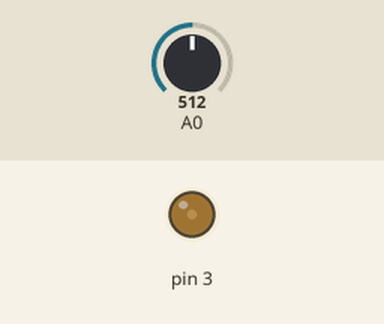
This sketch was run on a simulated Arduino Uno, built with avr-gcc and run on an emulated ATmega328P. Shown: output pins drawn as LEDs (lit = HIGH). The inputs (shaded band) are chosen by the test bench; at power-on: A0 = 512.

Above: at 1.2 s.
1.3 s: A0 set to 716
At 2.3 s:
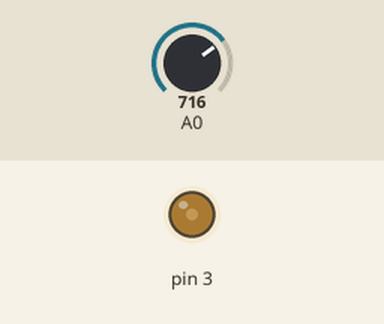
2.8 s: A0 set to 0
At 3.5 s:
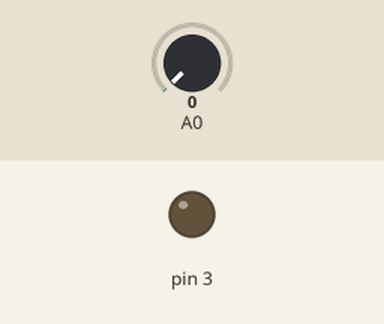
4.3 s: A0 set to 8
5.8 s: A0 set to 11
At 7.0 s:
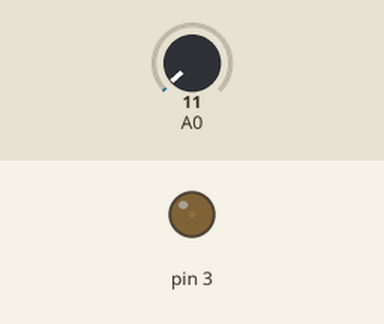
Timing chart, 0 to 8.3 s (numbered marks = the images above; inputs shaded):
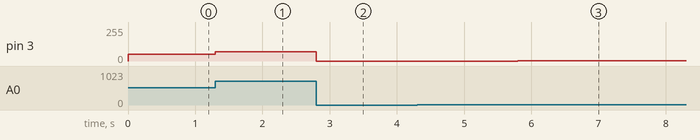

Measured:
- after the input at 1.3 s, pin 3: 51/255 → 71/255 at once
- after the input at 2.8 s, pin 3: 71/255 → 0/255 at once
- after the input at 4.3 s, every drawn part: stays the same
- after the input at 5.8 s, pin 3: 0/255 → 1/255 at once

The sketch:

sketch_aug27a.ino
```cpp
int sensor = 0;

void setup() {
 pinMode(3,OUTPUT);
 pinMode(14,INPUT);
}

void loop() {
 sensor = analogRead(14)/10;
 analogWrite(3,sensor);
}
```
